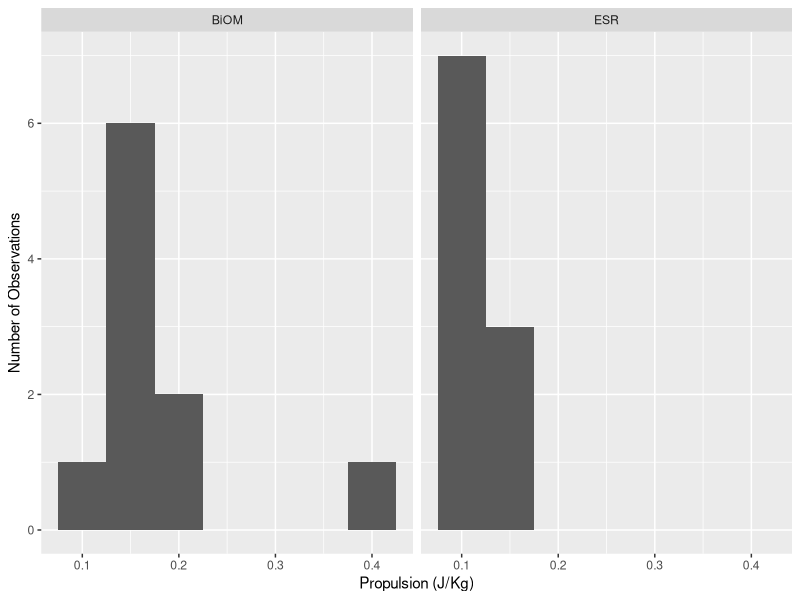
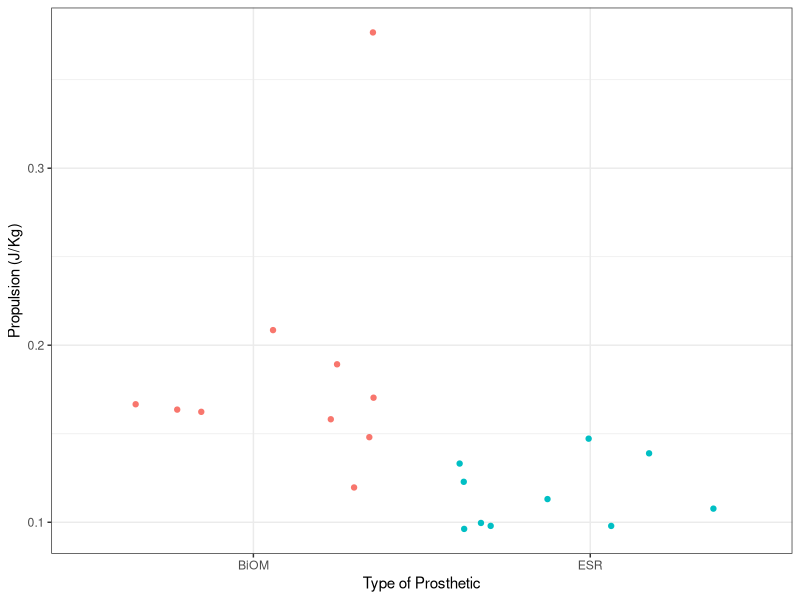
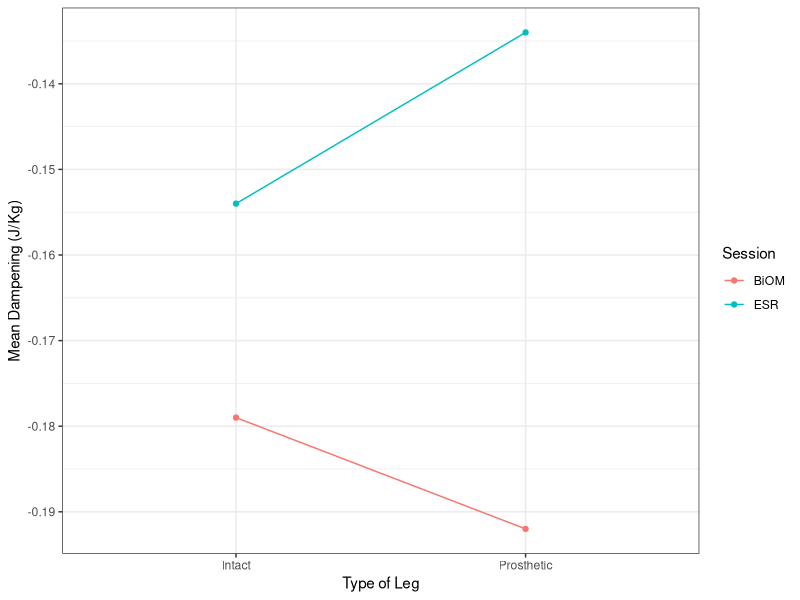
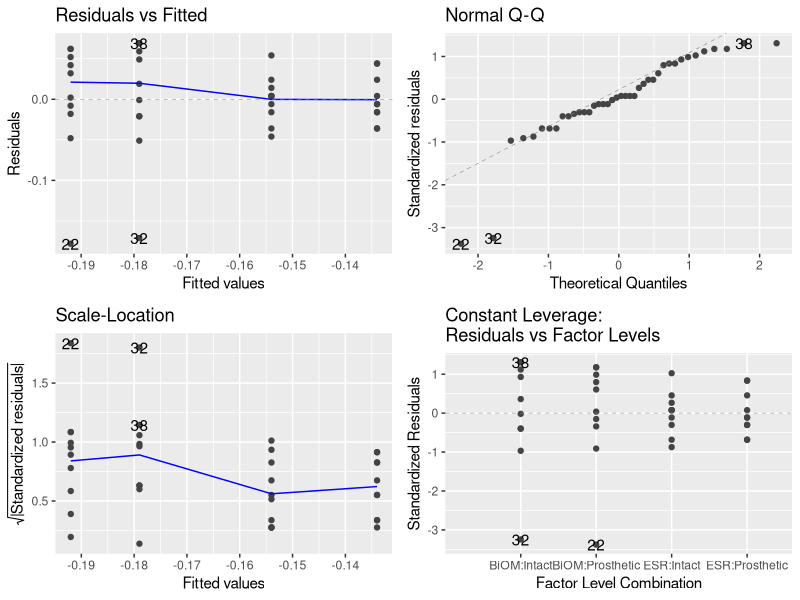
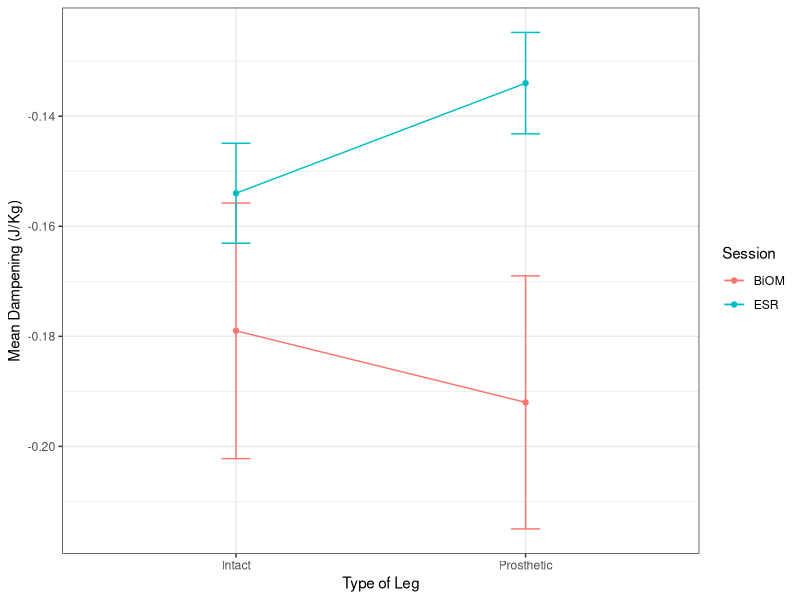

Reproduce these figures in R, in order. (Note: this script raises an error after producing the figures.)
## ---- chunk 1
# clear R's environment
rm(list = ls())

# import the modules that we need
library(dplyr)
library(ggplot2)
library(tidyr)
library(ggfortify)
library(here)

# import the data
DF <- read.csv(here("Data", "Processed", "processed_prosthetic_analysis.csv"))
## ---- chunk 2
# make a histogram of the propulsion based on prosthetic type
ggplot(filter(DF, Side == "Prosthetic"), aes(x = Propulsion))+
  geom_histogram(binwidth = 0.05)+
  facet_wrap(~Session)+
  xlab("Propulsion (J/Kg)")+
  ylab("Number of Observations")
  
## ---- chunk 3
# separate the prosthetic data from the data corresponding to the intact leg data.
DF_prosthetic <- DF %>% filter(Side == "Prosthetic")
## ---- chunk 4
# perform two sample t test
t.test(Propulsion ~ Session, data = DF_prosthetic)
## ---- chunk 5
# calculate the standard error values to report
sum_Propulsion <- DF %>% group_by(Session) %>% summarise(
     meanPropulsion = mean(Propulsion),
     sePropulsion = sd(Propulsion)/sqrt(sum(!is.na(Propulsion)))
)

# make a scatter plot comparing the distribution of propulsion values between the active and passive prostheses
ggplot(DF_prosthetic, aes(Session, Propulsion, colour = Session))+
     xlab("Type of Prosthetic")+
     ylab("Propulsion (J/Kg)")+
     geom_jitter()+
     theme_bw()+
     theme(legend.position="none")
## ---- chunk 6
# convert the Session and the Side categories to factor data and take a look at the variables
DF$Session <- as.factor(DF$Session)
DF$Side <- as.factor(DF$Side)

# calculate the means of the combinations of different factors
meanDF <- DF %>% group_by(Side, Session) %>% summarise(meanDampening = mean(Braking))
## ---- chunk 7
# Plot this to show the differences between the different types of prostheses compared to the intact leg
ggplot(meanDF, aes(Side, meanDampening, color = Session, group = Session))+
     geom_point()+
     geom_line()+
     theme_bw()+
     ylab("Mean Dampening (J/Kg)")+
     xlab("Type of Leg")
## ---- chunk 8
# create the model using the lm() function
model_dampening <- lm(Braking ~ Session+Side+Session*Side, data = DF)

# check assumptions
autoplot(model_dampening, smooth.color = NA)
## ---- chunk 9
# generate ANOVA table
anova(model_dampening)
## ---- chunk 10
# take a look at the summary and comparisons between the specific conditions
summary.lm(model_dampening)
## ---- chunk 11
# grab the standard error values to report

sumDF<-DF %>% group_by(Side, Session) %>% summarise(
     meanDamp = mean(Braking),
     seDamp = sd(Braking)/sqrt(sum(!is.na(Braking)))
)

# create scatterplot with error bars
ggplot(sumDF, aes(Side, meanDamp, color = Session, group = Session))+
     geom_point()+
     geom_line()+
     geom_errorbar(aes(ymin = meanDamp - seDamp,
                       ymax = meanDamp + seDamp), width = 0.1)+
     theme_bw()+
    xlab("Type of Leg")+
    ylab("Mean Dampening (J/Kg)")
## ---- chunk 12
knitr::include_graphics(here("Images", "Gaitdiagram.png"))
## ---- chunk 13
# convert the data to long format
DF_long <- pivot_longer(DF, names_to = "Phase", cols = Power_Gen_Pre:Power_Gen_Terminal,  values_to = "Power")

# convert the phase data from character data to factor data
DF_long$Phase <- as.factor(DF_long$Phase)
levels(DF_long$Phase)

# relevel the Phase factor to put the levels in the correct order which should be midstance, terminal stance, preswing
DF_long$Phase <- factor(DF_long$Phase, levels=c('Power_Gen_Mid', 'Power_Gen_Terminal', 'Power_Gen_Pre'))

# reassign the values of the different gait phases to make them show up nicer on the graph
DF_long$Phase <- recode(DF_long$Phase, Power_Gen_Mid = 'Midstance', Power_Gen_Terminal = 'Terminal Stance', Power_Gen_Pre = 'Preswing')
## ---- chunk 14
# make a boxplot of the data
ggplot(DF_long, aes(Phase, Power)) +
  geom_boxplot()+
  geom_point(size = 3, colour = 'lightgrey', alpha = 0.5)
## ---- chunk 15
# Use the aov() function to generate a repeated ANOVA model
power_model <- aov(Power~factor(Phase), data = DF_long)

# check assumptions
autoplot(power_model, smooth.color = NA)
## ---- chunk 16
# run a summary of the model
summary(power_model)
## ---- chunk 17
# calculate the means and standard errors of these by group

sum_power <-DF_long %>% group_by(Phase) %>% summarise(
     meanPower = mean(Power),
     sePower = sd(Power)/sqrt(sum(!is.na(Power)))
)

# create scatterplot with error bars
ggplot(sum_power, aes(Phase, meanPower, color = Phase))+
     geom_point()+
     geom_line()+
     geom_errorbar(aes(ymin = meanPower - sePower,
                       ymax = meanPower + sePower), width = 0.1)+
    theme_bw()+
    theme(legend.position="none")+
    xlab("Gait Phase")+
    ylab("Power Generated (J/Kg)")
    
